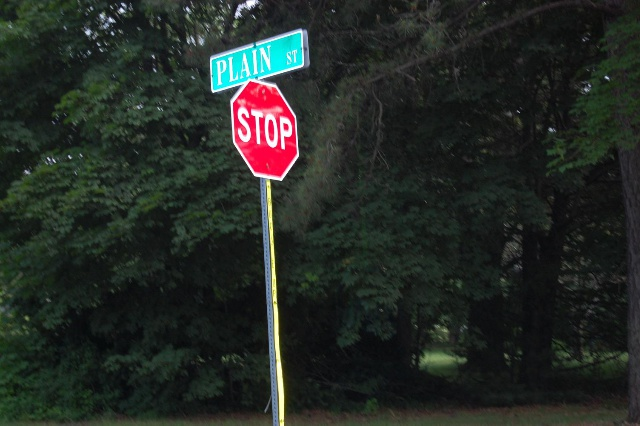
#> input picture Mines Courses/CSCI_437/Fall2020/Lab4/stop0.jpg, 640 x 426 px
$ python Lab4.py
#> lines starting #> are read from the running program, lines starting #| are printed output that depends on the picture
#!/usr/bin/env python
# coding: utf-8

# In[1]:


import cv2
import time
import PIL.Image
from io import BytesIO
import IPython.display
import numpy as np

#Use 'jpeg' instead of 'png' (~5 times faster)
def array_to_image(a, fmt='jpeg'):
    #Create binary stream object
    f = BytesIO()
    #Convert array to binary stream object
    PIL.Image.fromarray(a).save(f, fmt)
    return IPython.display.Image(data=f.getvalue())

def nothing(x):pass


# [8 lines of commented-out code are left out]


d1 = IPython.display.display("", display_id=1)
d2 = IPython.display.display("", display_id=2)
d3 = IPython.display.display("", display_id=3)
low_thresholds = [134, 70, 50]
high_thresholds = [255, 255, 255]

stop0 = cv2.imread("stop0.jpg")
#> stop0 is the input picture: shape (426, 640, 3); mean B, G, R 37, 41.7, 36.4
stop1 = cv2.imread("stop1.jpg")
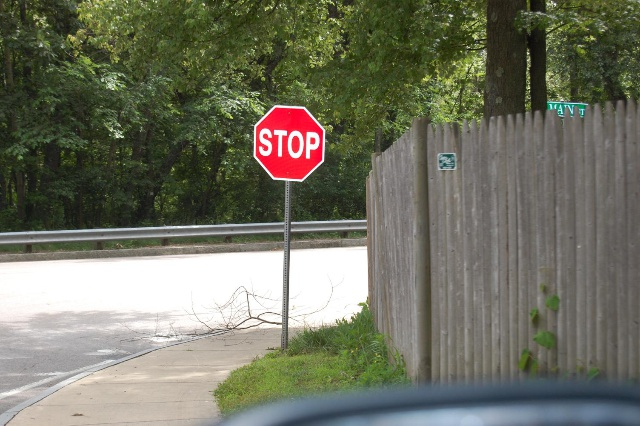
#> input picture Mines Courses/CSCI_437/Fall2020/Lab4/stop1.jpg, 640 x 426 px
#> stop1 is the input picture: shape (426, 640, 3); mean B, G, R 97.7, 114.1, 112.8
stop2 = cv2.imread("stop2.jpg")
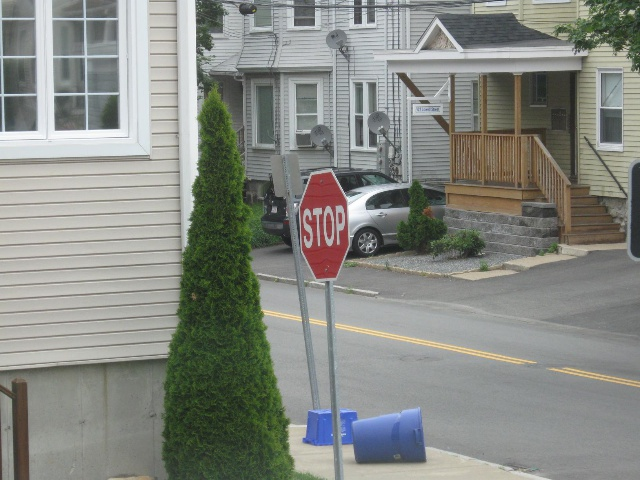
#> input picture Mines Courses/CSCI_437/Fall2020/Lab4/stop2.jpg, 640 x 480 px
#> stop2 is the input picture: shape (480, 640, 3); mean B, G, R 130.5, 136.6, 133.9
stop3 = cv2.imread("stop3.jpg")
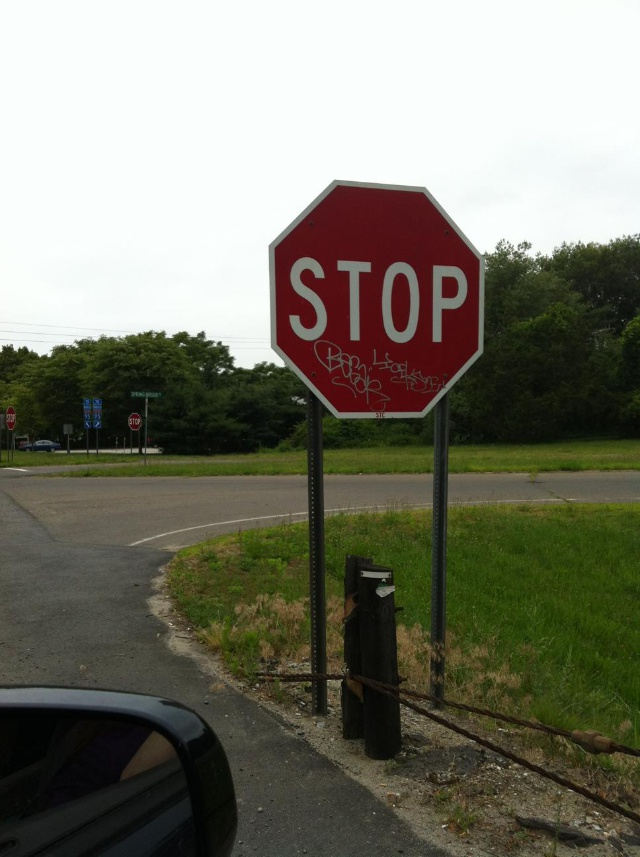
#> input picture Mines Courses/CSCI_437/Fall2020/Lab4/stop3.jpg, 640 x 857 px
#> stop3 is the input picture: shape (857, 640, 3); mean B, G, R 105.5, 119.4, 119.9
stop4 = cv2.imread("stop4.jpg")
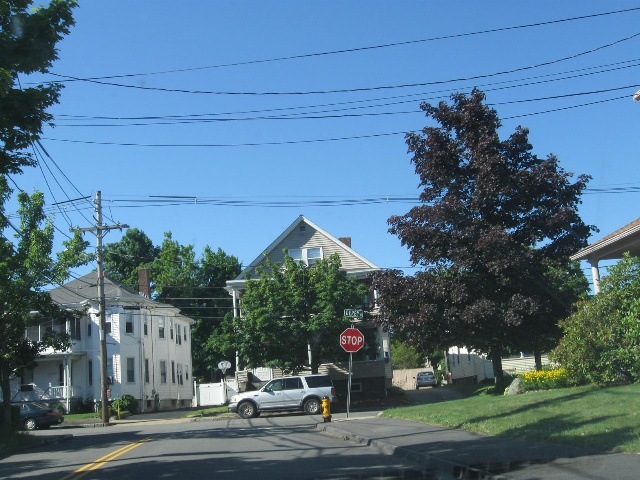
#> input picture Mines Courses/CSCI_437/Fall2020/Lab4/stop4.jpg, 640 x 480 px
#> stop4 is the input picture: shape (480, 640, 3); mean B, G, R 139.7, 117.4, 85.5

stops = [stop0,stop1,stop2,stop3,stop4]
bgr_img = stop4
image_height = bgr_img.shape[0]
#> image_height = 480
image_width = bgr_img.shape[1]# Convert BGR to HSV.
#> image_width = 640
hsv_img = cv2.cvtColor(bgr_img, cv2.COLOR_BGR2HSV)# Split into the different bands.
#> hsv_img: shape (480, 640, 3); mean H, S, V 91.4, 93.8, 144.6
planes = cv2.split(hsv_img)
windowNames = ["Hue image", "Saturation image", "Gray image"]
try:
# [5 lines of commented-out code are left out]
    while True:# Create output thresholded image.
        thresh_img = np.full((image_height, image_width), 255, dtype=np.uint8)
        for i in range(3):
#             low_val = cv2.getTrackbarPos("Low", windowNames[i])
#             high_val = cv2.getTrackbarPos("High", windowNames[i])
            low_val = low_thresholds[i]
            high_val = high_thresholds[i]
            _,low_img = cv2.threshold(planes[i], low_val, 255, cv2.THRESH_BINARY)
            _,high_img = cv2.threshold(planes[i], high_val, 255, cv2.THRESH_BINARY_INV)
            thresh_band_img = cv2.bitwise_and(low_img, high_img)
            #cv2.imshow(windowNames[i], thresh_band_img)# AND with output thresholded image.
            thresh_img = cv2.bitwise_and(thresh_img, thresh_band_img)


        kernelClose = cv2.getStructuringElement(cv2.MORPH_ELLIPSE, (10, 10))
        kernelOpen = cv2.getStructuringElement(cv2.MORPH_ELLIPSE, (5, 5))
        filtered_img_close = cv2.morphologyEx(thresh_img, cv2.MORPH_CLOSE, kernelClose)
        filtered_img_open = cv2.morphologyEx(filtered_img_close, cv2.MORPH_OPEN, kernelOpen)
        d1.update(array_to_image(filtered_img_close))
        d2.update(array_to_image(filtered_img_open))
        cv2.imwrite("stop_output4.jpg", filtered_img_open)

except:
    pass
finally:
    cv2.destroyAllWindows()
    IPython.display.clear_output()


#
# <div style="display:flex; flex-direction:row; justify-contents:space-around;font-size:3rem;width: 100%;color:rgba(255,255,255,1);padding:2rem 5rem;">
#     <div style="background-color: rgba(0,0,0,0.3);padding:1rem;">
#         <h2>Hue</h2>
#         <h4 style="margin-bottom: 1rem;">Low</h4>
#         134
#         <h4 style="margin-bottom: 1rem;">High</h4>
#         255
#     </div>
#     <div style="background-color: rgba(0,0,0,0.6);padding:1rem;">
#        <h2>Saturation</h2>
#         <h4 style="margin-bottom: 1rem;">Low</h4>
#         50
#         <h4 style="margin-bottom: 1rem;">High</h4>
#         255
#     </div>
#     <div style="background-color: rgba(0,0,0,0.9);padding:1rem;">
#         <h2>Grey</h2>
#         <h4 style="margin-bottom: 1rem;">Low</h4>
#         70
#         <h4 style="margin-bottom: 1rem;">High</h4>
#         255
#     </div>
# </div>
#
# <div style="display:flex; flex-direction:row; justify-contents:space-around;font-size:3rem;width: 100%;color:rgba(0,0,0,1);padding:2rem 5rem;">
#     <div style="margin:1rem">
#         <h4>Stop0</h4>
#         <img src="stop_output0.jpg" width="200px">
#     </div>
#        <div style="margin:1rem">
#         <h4>Stop1</h4>
#         <img src="stop_output1.jpg" width="200px">
#     </div>
#         <div style="margin:1rem">
#         <h4>Stop2</h4>
#         <img src="stop_output2.jpg" width="200px">
#     </div>
#         <div style="margin:1rem">
#         <h4>Stop3</h4>
#         <img src="stop_output3.jpg" width="200px">
#     </div>
#         <div style="margin:1rem">
#         <h4>Stop4</h4>
#         <img src="stop_output4.jpg" width="200px">
#     </div>
# </div>
#

# In[ ]:
